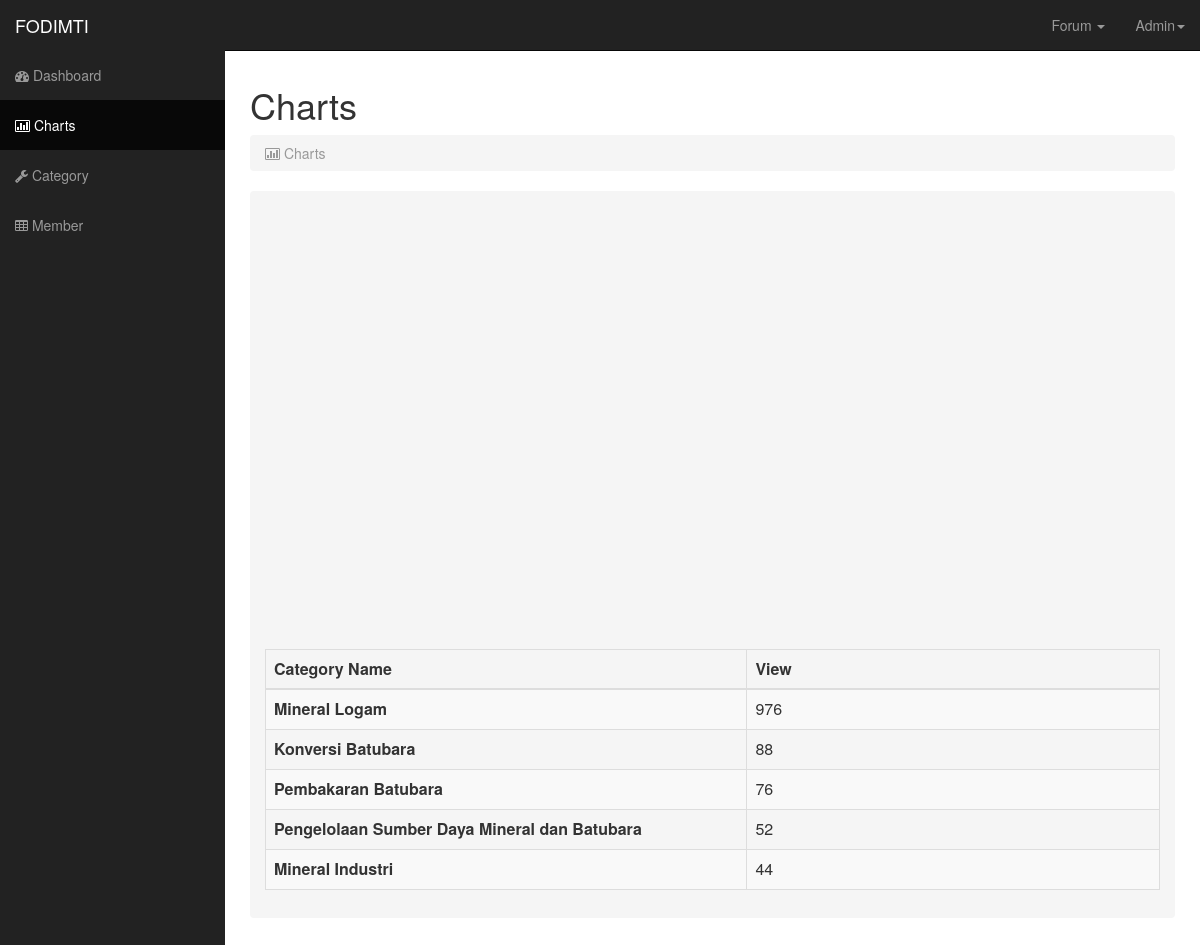
Page /control/charts.php (signed in) on the committed database.
### tables this page shows
CREATE TABLE IF NOT EXISTS `kategori` (
  `id_kategori` int(11) NOT NULL AUTO_INCREMENT,
  `nama_kategori` varchar(100) NOT NULL,
  `detail` longtext NOT NULL,
  `datetime` varchar(25) NOT NULL,
  `lihat` int(4) NOT NULL,
  `type` varchar(20) NOT NULL,
  PRIMARY KEY (`id_kategori`)
);

### control/charts.php (the view, shortened to what this page needs)
<html lang="en">
  <head>
    <link href="css/bootstrap.css" rel="stylesheet">
    <link href="css/sb-admin.css" rel="stylesheet">
    <link rel="stylesheet" href="font-awesome/css/font-awesome.min.css">
	<link href="css/style-table-diagram.css" rel="stylesheet" type="text/css" media="screen" />
    <link rel="stylesheet" href="http://cdn.oesmith.co.uk/morris-0.4.3.min.css">
	<?php
if(isset($_SESSION['id_user'])){
	if($_SESSION['jabat'] == "admin"){
?>
  </head>
  <body>
    <div id="wrapper">
      <nav class="navbar navbar-inverse navbar-fixed-top" role="navigation">
        <div class="navbar-header">
          <a class="navbar-brand" href="../home.php">FODIMTI</a>
        </div>
        <div class="collapse navbar-collapse navbar-ex1-collapse">
          <ul class="nav navbar-nav side-nav">
            <li><a href="index.php"><i class="fa fa-dashboard"></i> Dashboard</a></li>
            <li class="active"><a href="charts.php"><i class="fa fa-bar-chart-o"></i> Charts</a></li>
			<li><a href="category.php"><i class="fa fa-wrench"></i> Category</a></li>
            <li><a href="member.php"><i class="fa fa-table"></i> Member</a></li>
          </ul>
          <ul class="nav navbar-nav navbar-right navbar-user">
            <li class="dropdown alerts-dropdown">
              <a href="#" class="dropdown-toggle" data-toggle="dropdown"> Forum <b class="caret"></b></a>
            </li>
			<li class="dropdown alerts-dropdown">
              <a href="#" class="dropdown-toggle" data-toggle="dropdown">Admin<b class="caret"></b></a>
            </li>
          </ul>
        </div>
      </nav>
      <div id="page-wrapper">
        <div class="row">
          <div class="col-lg-12">
<h1>Charts</h1>
<ol class="breadcrumb">
              <li class="active"><i class="fa fa-bar-chart-o"></i> Charts</li>
            </ol>
			<ol class="breadcrumb"><br>
<div id="container" style="width: 800px; height: 400px; margin: 0 auto"></div>
		        <?php
		$query=mysql_query("select * from kategori order by lihat desc limit 0,5");
		?>
        <p>&nbsp;</p>
		<div class="table-responsive">
		<table class="table table-bordered table-hover table-striped tablesorter">
		<thead>
        <tr>
            <th width="28%">Category Name</th>
          	<th width="24%">View</th>
    	</tr>
		</thead>
		<tbody>
            <?php
			while($row=mysql_fetch_array($query)){
				?>
				<tr>
					<th><div align="left"><?php echo $row['nama_kategori'];?></div></th>
					<td><?php echo $row['lihat'];?></td>
			</tr>
                <?php
			}
			?>
		</tbody>
		</table>
		</div>
</ol>
          </div>
        </div>
      </div>
    </div>
  </body>
</html>
<?php
	}else{
		echo "Bukan Area Newbie";
	}
}
else {
	echo "Anda tidak memiliki akun";
}
?>

### control/css/sb-admin.css (style rules this page uses)
body { margin-top: 50px; }
#wrapper { padding-left: 0; }
#page-wrapper { width: 100%; padding: 5px 15px; }
table.tablesorter thead { cursor: pointer; }
@media (min-width:768px) { #wrapper { padding-left: 225px; } }
@media (min-width:768px) { #page-wrapper { padding: 15px 25px; } }
@media (min-width:768px) { .side-nav { margin-left: -225px; left: 225px; width: 225px; position: fixed; top: 50px; height: 100%; border-radius: 0; border: none; background-color: #222222; overflow-y: auto; } }
@media (min-width:768px) { .side-nav>li>a { width: 225px; } }
@media (min-width:768px) { .navbar-collapse { padding-left: 15px !important; padding-right: 15px !important; } }

### rows in the picture
kategori: nama_kategori "Mineral Logam", lihat "976"
kategori: nama_kategori "Konversi Batubara", lihat "88"
kategori: nama_kategori "Pembakaran Batubara", lihat "76"
kategori: nama_kategori "Pengelolaan Sumber Daya Mineral dan Batubara", lihat "52"
kategori: nama_kategori "Mineral Industri", lihat "44"
